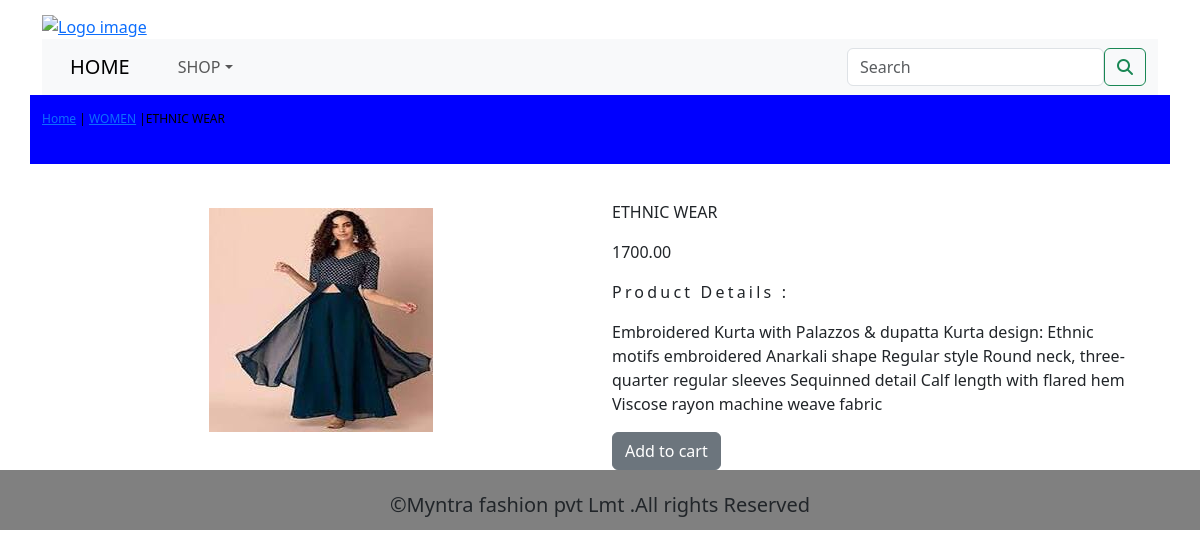
The app's page /shop/women/ethnic-wear/ with its own data.
### shopapp/models.py (models this page shows, shortened)
class Product(models.Model):
    name = models.CharField(max_length=250, unique=True)
    slug = models.SlugField(max_length=250, unique=True)
    discription = models.TextField(blank=True)
    price = models.DecimalField(max_length=10, decimal_places=2, max_digits=10)
    category = models.ForeignKey(Category, on_delete=models.CASCADE)
    image = models.ImageField(upload_to='product', blank=True)
    stock = models.IntegerField()
    available = models.BooleanField(default=True)
    created = models.DateTimeField(auto_now_add=True)
    updated = models.DateTimeField(auto_now=True)
    class Meta:
        ordering = ('name',)
        verbose_name = 'product'
        verbose_name_plural = 'products'

class Category(models.Model):
    name = models.CharField(max_length=250, unique=True)
    slug = models.SlugField(max_length=250, unique=True)
    discription = models.TextField(blank=True)
    image = models.ImageField(upload_to='category', blank=True)
    class Meta:
        ordering = ('name',)
        verbose_name = 'category'
        verbose_name_plural = 'categories'
    def get_url(self):
        return reverse('shopapp:Products_by_category',args=[self.slug])
    def __str__(self):
        return '{}'.format(self.name)

### shopapp/views.py (the view)
# urls.py: path('<slug:c_slug>/<slug:product_slug>/',views.proDetail,name='prodCatdetail')
def proDetail(request,c_slug,product_slug):
    try:
        product=Product.objects.get(category__slug=c_slug,slug=product_slug)
    except Exception as e:
        raise e
    return render(request,'product.html',{'product':product})

### cartapp/context_processors.py (called while the page is built)
def counter(request):
    item_count=0
    if 'admin' in request.path:
        return {}
    else :
        try:
            cart=Cart.objects.filter(cart_id=_cart_id(request))
            cart_items=Cartitem.objects.all().filter(cart=cart[:1])
            for cart_item in cart_items:
                item_count += cart_item.quantity
        except Cart.DoesNotExist:
            item_count=0
    return dict(item_count=item_count)

### cartapp/views.py (called while the page is built)
def _cart_id(request):
    cart = request.session.session_key
    if not cart:
        cart = request.session.create()
    return cart

### shopapp/context_processors.py (called while the page is built)
def menu_links(request):
    links=Category.objects.all()
    return dict(links=links)

### templates/product.html (shortened to what this page needs)
{% extends 'base.html' %}
{% load static %}
{% block content %}
<div class="row my_prod_row_class">
  <div class="mx_auto">
    <p><a href="{% url 'shopapp:Allprodcat' %}">Home</a> | <a href="{{product.catrgory.get_url}}">{{product.category}}</a> |{{product.name}}</p>
  </div>
</div>
<div class="container">
<br>
<div class="row">
  <div class="col-12 col-sm-12 col-md-12 col-lg-6 text-center">
    <div style="min-width:18rem">
      <img class="padding" src="{{product.image.url}}" alt ="{{product.name}}">
    </div>
  </div>
    <div class="col-12 col-sm-12 col-md-12 col-lg-6">
      <div>
      <h1 class="my_prod_title">{{product.name}}</h1>
      <p>{{product.price}}</p>
      <p class="my_title">Product Details :</p>
      <p class="text-justify my_prod_text">{{product.discription}}</p>
      {% if product.stock <= 0 %}
        <p class="text-justify my_prod_text"><b> Out of stock</b></p>
      {% else %}
        <a class="btn btn-secondary" href="{% url 'cartapp:add_cart' product.id %}">Add to cart</a>
      {% endif %}
    </div>
  </div>
  </div>
</div>
{% endblock %}

### static/css/custom.css (style rules this page uses)
body { font-family: 'Bebas Neue', cursive; }
.my_title { font-size:16px; text_transform:uppercase; letter-spacing:.2em; }
.my_prod_row_class { padding-top:15px; padding-bottom:20px; background:blue; }
.my_prod_row_class .mx_auto { color:#000; font-size:12px; text-decoration:none; }
.my_prod_title { font-size:16px; text_transform:uppercase; letter-spacing:1.0; padding-top:15px; padding-bottom:10px; }
.my_prod_text { padding-right:10px; letter-spacing:1.0; }
.padding { padding:20px; }

### records on screen
Product: category "WOMEN", name "ETHNIC WEAR", image (picture), price "1700.00", discription "Embroidered Kurta with Palazzos & dupatta Kurta design: Ethnic motifs embroidered Anarkali shape Regular style Round neck, three-quarter regular sleeves Sequinned detail Calf length with flared hem Viscose rayon machine weave fabric"
